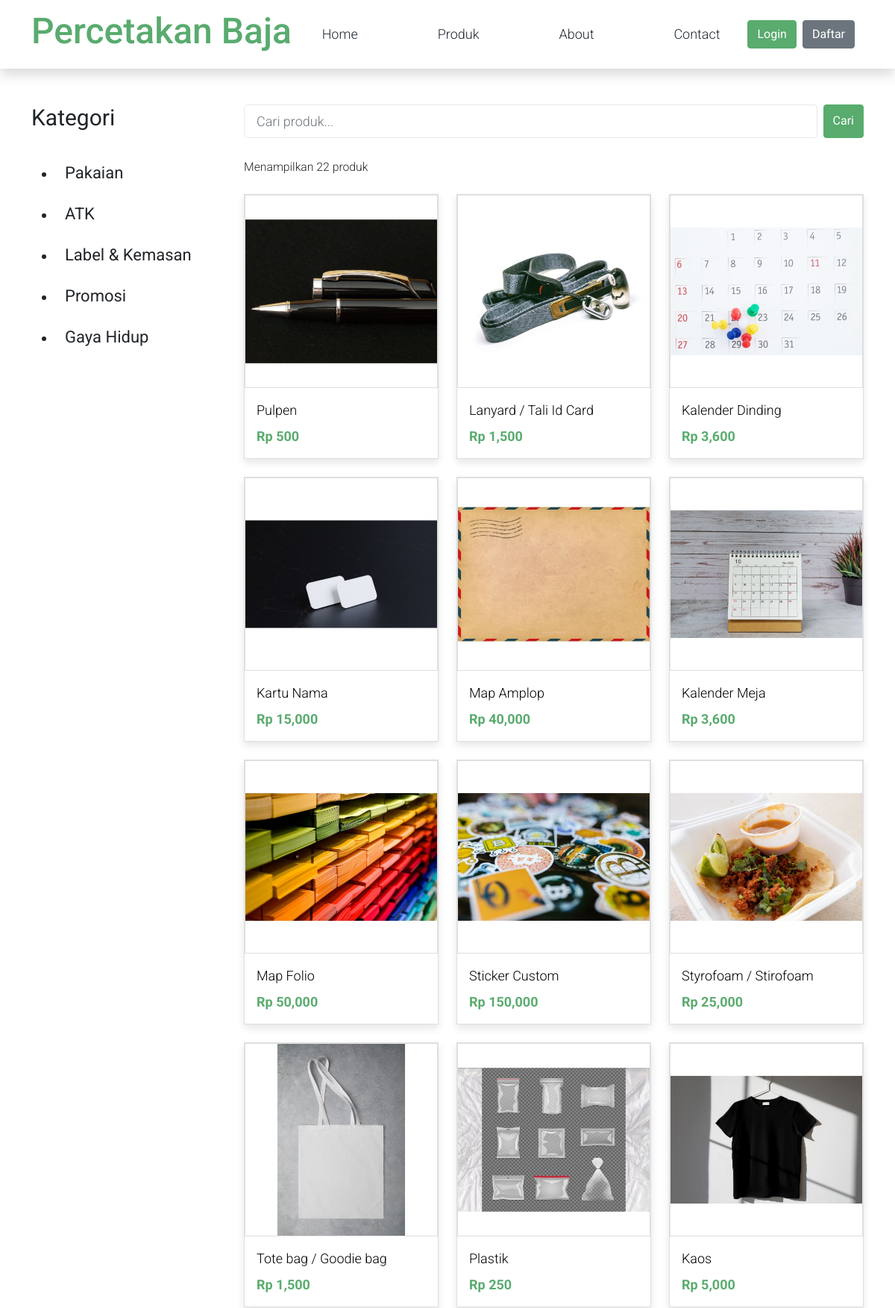
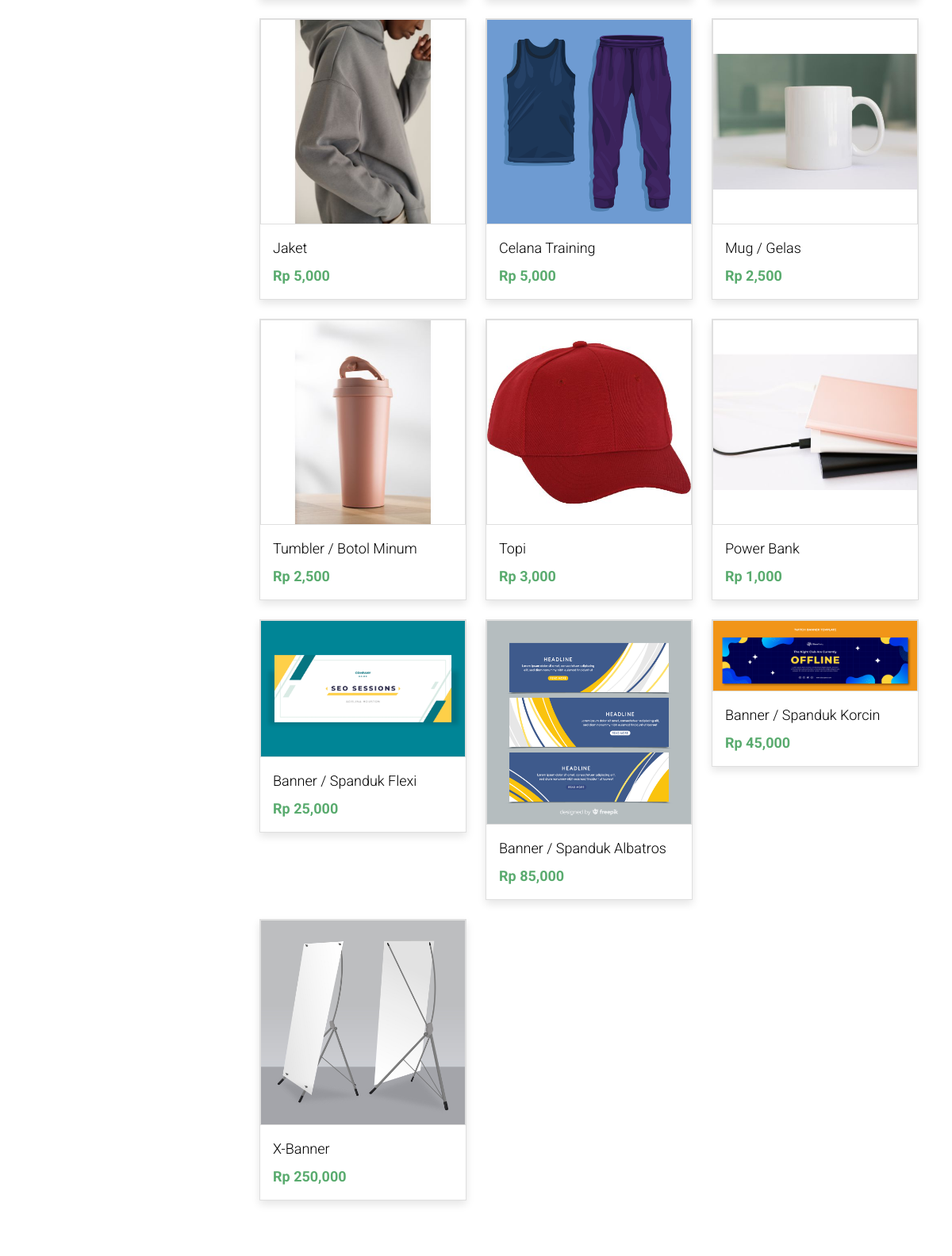
The app's page /index.php/produk (upper part) with its own data (2 pictures, top to bottom).
### tables this page shows
CREATE TABLE `kategori_produk` (
  `id_kategori_produk` int(11) NOT NULL,
  `nama_kategori_produk` varchar(25) NOT NULL
);

CREATE TABLE `produk` (
  `id_produk` char(5) NOT NULL,
  `nama_produk` varchar(128) NOT NULL,
  `gambar` blob NOT NULL,
  `id_kategori_produk` int(11) NOT NULL,
  `harga` decimal(10,0) NOT NULL,
  `deskripsi` text NOT NULL,
  `slug` varchar(255) NOT NULL
);

### application/controllers/Produk.php (called while the page is built, shortened)
<?php
class Produk extends CI_Controller {
    public function index()
    {
        $data = [
            'content'=>'pelanggan/produk',
            'kategori_produk' => $this->db->select('*')
                    ->get('kategori_produk')->result(),
            'produk' => $this->db->select('*')
                    ->from('produk as p')
                    ->join('kategori_produk as kp', 'kp.id_kategori_produk = p.id_kategori_produk')
                    ->like('nama_produk', $this->input->get('search'), 'both')
                    ->like('nama_kategori_produk', $this->input->get('kategori'), 'both')
                    ->get()->result(),
        ];
        $this->load->view('pelanggan/layouts/app', $data);
    }
}

### index.php (called while the page is built, shortened)
<?php
require_once BASEPATH.'core/CodeIgniter.php';

### application/views/pelanggan/produk.php (the view, shortened to what this page needs)
<div class="container py-5">
    <div class="row">
        <div class="col-lg-3">
            <form action="<?= base_url('produk') ?>" method="get">
            <h1 class="h2 pb-4 fw-normal">Kategori</h1>
            <ul class="list-styled templatemo-accordion">
                <?php foreach ($kategori_produk as $row): ?>
                <li>
                    <button onclick="this.form.submit()" name="kategori" value="<?= $row->nama_kategori_produk ?>" class="btn collapsed d-flex justify-content-between h3 text-decoration-none">
                        <?= $row->nama_kategori_produk ?>
                    </button>
                </li>
                <?php endforeach; ?>
            </ul>
            </form>
        </div>
        <div class="col-lg-9">
            <div class="row">
                <div class="col-md-12 pb-4">
                    <form action="<?= base_url('produk') ?>" method="get">
                    <div class="d-flex">
                        <input type="search" name="search" id="search" class="me-2 form-control form-control-lg" value="<?= $this->input->get('search') ?>" placeholder="Cari produk..." autocomplete="off">
                        <button type="submit" class="btn btn-success">Cari</button>
                    </div>
                    </form>
                </div>
            </div>
            <div class="mb-4">
                <small>
                    Menampilkan <?= count($produk) ?> produk
                </small>
            </div>
            <div class="row">
                <?php foreach ($produk as $row): ?>
                    <div class="col-md-4">
                        <div class="card mb-4 product-wap rounded-0">
                            <div class="card rounded-0">
                                <img class="card-img rounded-0 img-fluid" src="<?= base_url('assets/uploads/') . $row->gambar ?>">
                            </div>
                            <div class="card-body">
                                <a href="<?= base_url('/produk/detail/') . $row->slug ?>" class="h3 text-decoration-none"><?= $row->nama_produk ?></a>
                                <ul class="w-100 list-unstyled d-flex justify-content-between mb-0">
                                </ul>
                                <p class="mb-0 fw-bold text-success">Rp <?= number_format($row->harga) ?></p>
                            </div>
                        </div>
                    </div>
                <?php endforeach; ?>
            </div>
        </div>
    </div>
</div>

### assets/pelanggan/css/templatemo.css (style rules this page uses)
body, ul, li, p, a, label, input, div { font-family: 'Roboto', sans-serif; font-size: 18px !important; font-weight: 300 !important; }
.h2 { font-family: 'Roboto', sans-serif; font-size: 30px !important; font-weight: 300; }
.h3 { font-family: 'Roboto', sans-serif; font-size: 22px !important; }
.text-success { color: #59ab6e !important; }
.btn-success { background-color: #59ab6e !important; border-color: #56ae6c !important; }
.product-wap { box-shadow: 0px 5px 10px 0px rgba(0, 0, 0, 0.10); }
.card.product-wap a { color: #000; }
.form-control { border: 1px solid #e8e8e8; }
.product-wap .h3, .product-wap li, .product-wap i, .product-wap p { font-size: 12px !important; }
@media (min-width: 992px) { .product-wap .h3, .product-wap li, .product-wap i, .product-wap p { font-size: 18px !important; } }

### records on screen
kategori_produk: nama_kategori_produk "Pakaian"
kategori_produk: nama_kategori_produk "ATK"
kategori_produk: nama_kategori_produk "Label & Kemasan"
kategori_produk: nama_kategori_produk "Promosi"
kategori_produk: nama_kategori_produk "Gaya Hidup"
produk: gambar (picture), nama_produk "Pulpen", harga "500"
produk: gambar (picture), nama_produk "Lanyard / Tali Id Card", harga "1,500"
produk: gambar (picture), nama_produk "Kalender Dinding", harga "3,600"
produk: gambar (picture), nama_produk "Kartu Nama", harga "15,000"
produk: gambar (picture), nama_produk "Map Amplop", harga "40,000"
produk: gambar (picture), nama_produk "Kalender Meja", harga "3,600"
produk: gambar (picture), nama_produk "Map Folio", harga "50,000"
produk: gambar (picture), nama_produk "Sticker Custom", harga "150,000"
produk: gambar (picture), nama_produk "Styrofoam / Stirofoam", harga "25,000"
produk: gambar (picture), nama_produk "Tote bag / Goodie bag", harga "1,500"
produk: gambar (picture), nama_produk "Plastik", harga "250"
produk: gambar (picture), nama_produk "Kaos", harga "5,000"
produk: gambar (picture), nama_produk "Jaket", harga "5,000"
produk: gambar (picture), nama_produk "Celana Training", harga "5,000"
produk: gambar (picture), nama_produk "Mug / Gelas", harga "2,500"
produk: gambar (picture), nama_produk "Tumbler / Botol Minum", harga "2,500"
produk: gambar (picture), nama_produk "Topi", harga "3,000"
produk: gambar (picture), nama_produk "Power Bank", harga "1,000"
produk: gambar (picture), nama_produk "Banner / Spanduk Flexi", harga "25,000"
produk: gambar (picture), nama_produk "Banner / Spanduk Albatros", harga "85,000"
produk: gambar (picture), nama_produk "Banner / Spanduk Korcin", harga "45,000"
produk: gambar (picture), nama_produk "X-Banner", harga "250,000"

### other values on screen
count($produk) "22"
